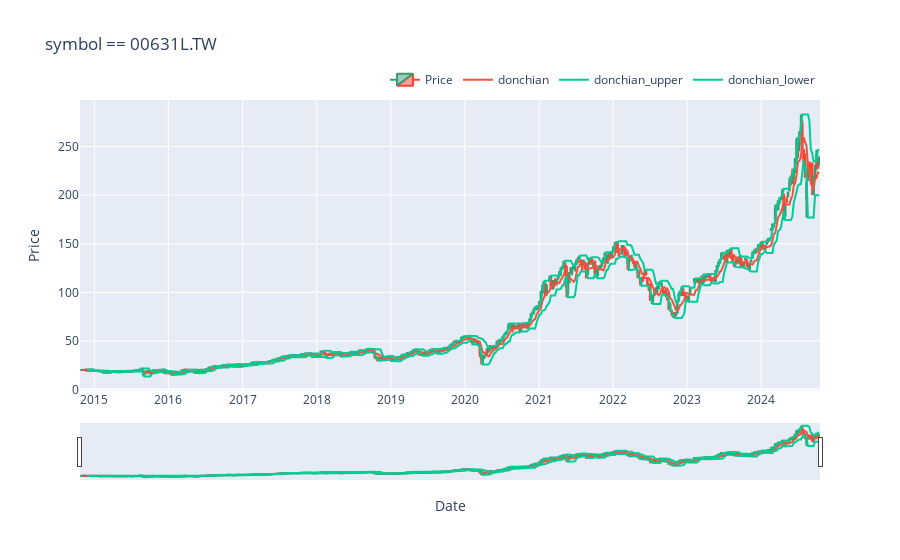

Notebook source saved alongside this figure:
### Code cell
data_processed = add_bollinger_bands(data_processed, period=20)
data_processed = add_donchian_channels(data_processed, period=5)
plot_price_and_indicators(data_processed, symbol_, indicators=[('price', 'chart'), ('donchian', 'lines'), ('donchian', 'confidence')])

### Figure 1 — Plotly figure (JSON) as saved in the notebook; plotly's stock layout.template omitted (floating-point values rounded to 4 significant figures; data arrays with more than 128 entries replaced by an {"elided": "..."} marker saying what was removed)
{"data": [{"close": {"elided": "521 float values"}, "high": {"elided": "521 float values"}, "low": {"elided": "521 float values"}, "name": "Price", "open": {"elided": "521 float values"}, "type": "candlestick", "x": {"elided": "521 str values"}}, {"line": {"color": "#EF553B"}, "mode": "lines", "name": "donchian", "type": "scatter", "x": {"elided": "521 str values"}, "y": {"elided": "521 float values"}}, {"line": {"color": "#00CC96"}, "mode": "lines", "name": "donchian_upper", "type": "scatter", "x": {"elided": "521 str values"}, "y": {"elided": "521 float values"}}, {"line": {"color": "#00CC96"}, "mode": "lines", "name": "donchian_lower", "type": "scatter", "x": {"elided": "521 str values"}, "y": {"elided": "521 float values"}}], "layout": {"legend": {"orientation": "h", "x": 1, "xanchor": "right", "y": 1.02, "yanchor": "bottom"}, "title": {"text": "symbol == 00631L.TW"}, "xaxis": {"title": {"text": "Date"}}, "yaxis": {"title": {"text": "Price"}}}}
